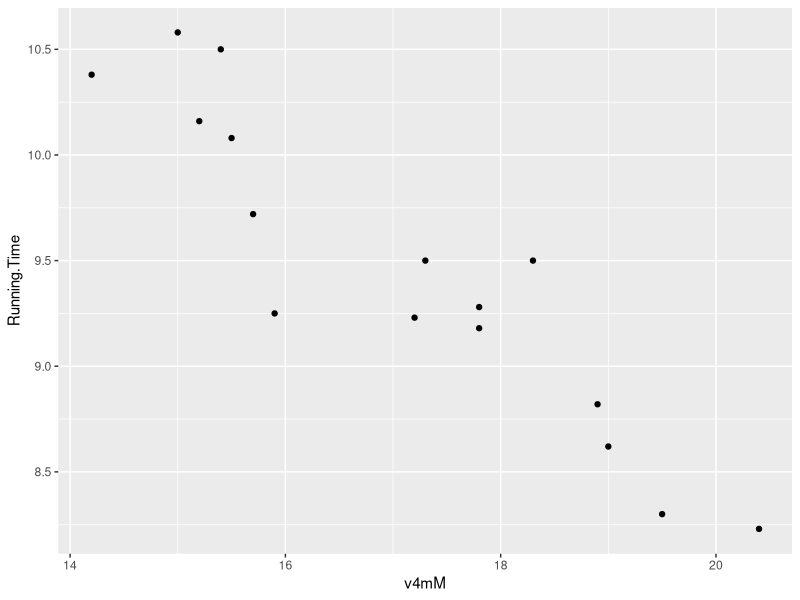
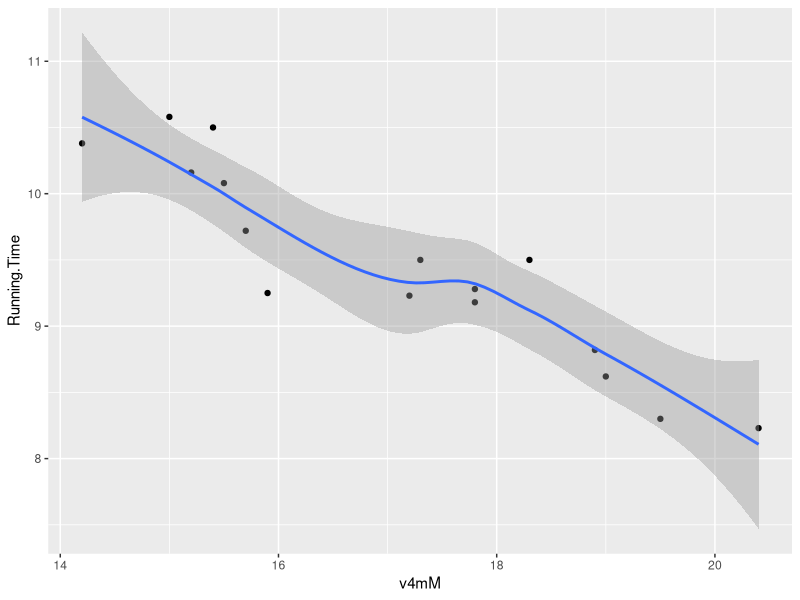
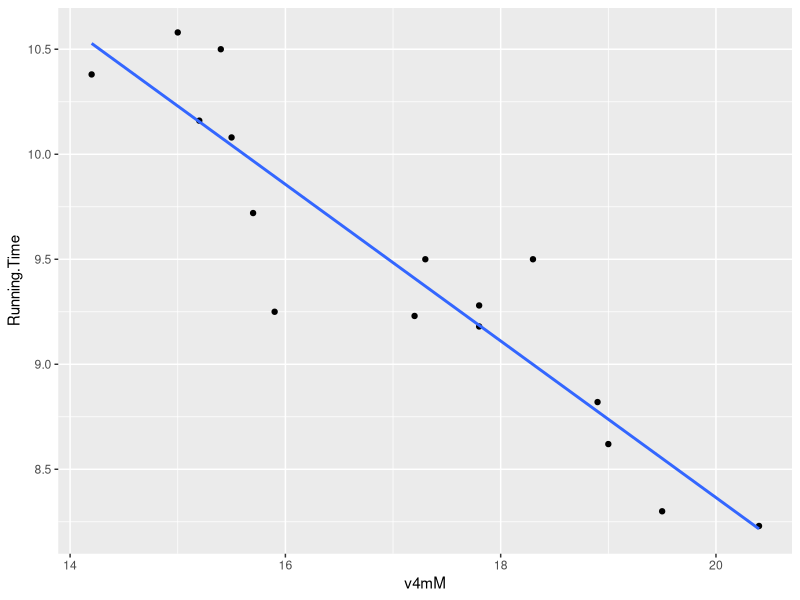
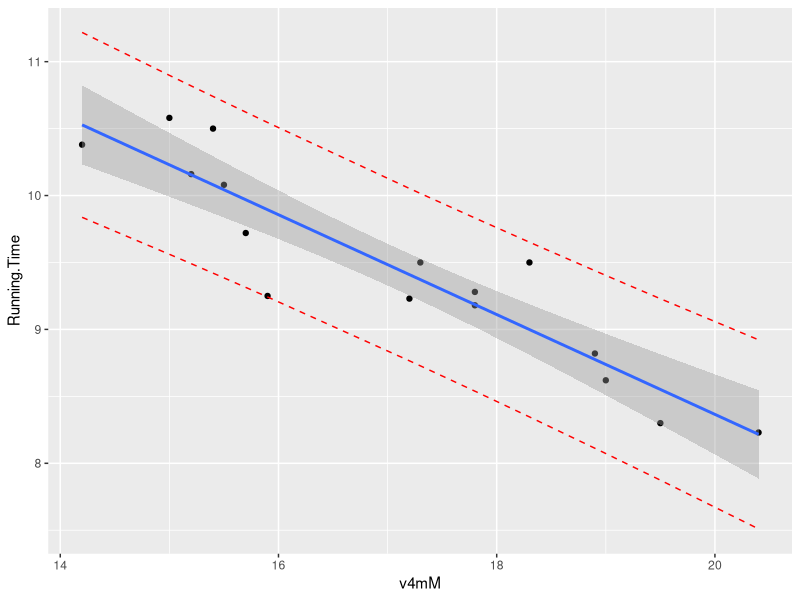

These figures' R source, in order:
## ---- chunk 1
knitr::opts_chunk$set(echo = TRUE)
## ---- chunk 2
library(tidyverse)
## ---- chunk 3
running = read.csv("3krunning.csv", header = TRUE)
head(running)
## ---- chunk 4
running %>%
  summarise(Mean_v4mM = mean(v4mM),
            SD_v4mM = sd(v4mM),
            Mean_vTlac = mean(vTlac),
            SD_vTlac = sd(vTlac)
            )

## ---- chunk 5

ggplot(running, aes(x = v4mM , y = Running.Time))+
  geom_point()

## ---- chunk 6


ggplot(running, aes(x = v4mM , y = Running.Time))+
  geom_point()+
  geom_smooth()
## ---- chunk 7

running %>% select(v4mM, Running.Time) %>% cor()

## ---- chunk 8

ggplot(running, aes(x = v4mM , y = Running.Time))+
  geom_point()+
  geom_smooth(method = "lm", se = FALSE)
## ---- chunk 9

model = lm(Running.Time ~ v4mM, running)
model

## ---- chunk 10

equation = paste("Y = ", model$coefficients[-1],"*X + ",  model$coefficients[1])
equation
## ---- chunk 11

v4mM_pred = data.frame(
  v4mM = c(14, 15, 16, 17, 18, 19, 20))

predict(model, newdata = v4mM_pred, interval = "prediction")

## ---- chunk 12
preds = predict(model, newdata = running, interval = "prediction")

df2 = cbind(running, preds)

ggplot(df2, aes(y = Running.Time, x = v4mM)) +
         geom_point() +
          stat_smooth(method = lm) +
          geom_line(aes(y = lwr), color = "red", linetype = "dashed")+
          geom_line(aes(y = upr), color = "red", linetype = "dashed")
## ---- chunk 13

predict(model, newdata = data.frame(v4mM = 18.9))

## ---- chunk 14

predict(model, newdata = data.frame(v4mM = 2.6))

